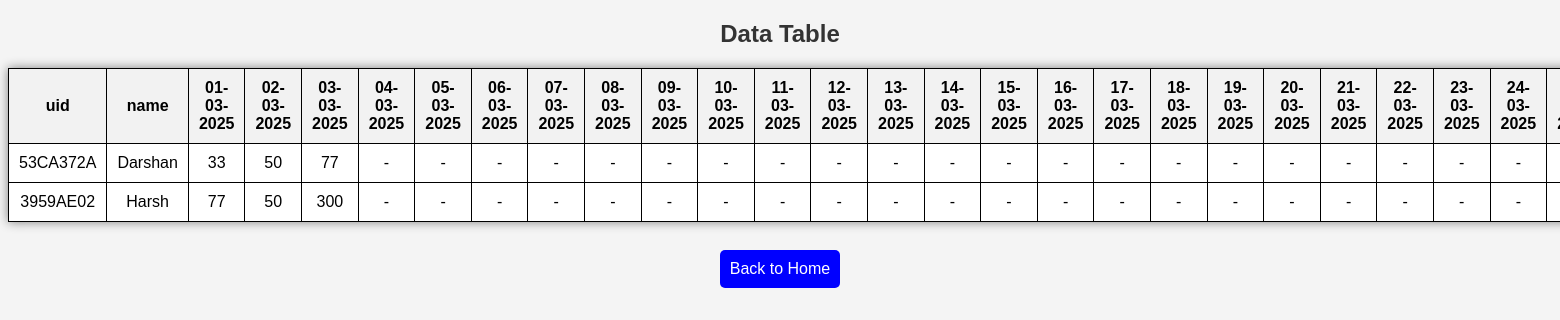
The app's page /table (signed in) with its own data.
### tables this page shows
CREATE TABLE "data" (
	"uid"	TEXT,
	"name"	TEXT NOT NULL,
	"01-03-2025"	INTEGER,
	"02-03-2025"	INTEGER,
	"03-03-2025"	INTEGER,
	"04-03-2025"	INTEGER,
	"05-03-2025"	INTEGER,
	"06-03-2025"	INTEGER,
	"07-03-2025"	INTEGER,
	"08-03-2025"	INTEGER,
	"09-03-2025"	INTEGER,
	"10-03-2025"	INTEGER,
	"11-03-2025"	INTEGER,
	"12-03-2025"	INTEGER,
	"13-03-2025"	INTEGER,
	"14-03-2025"	INTEGER,
	"15-03-2025"	INTEGER,
	"16-03-2025"	INTEGER,
	"17-03-2025"	INTEGER,
	"18-03-2025"	INTEGER,
	"19-03-2025"	INTEGER,
	"20-03-2025"	INTEGER,
	"21-03-2025"	INTEGER,
	"22-03-2025"	INTEGER,
	"23-03-2025"	INTEGER,
	"24-03-2025"	INTEGER,
	"25-03-2025"	INTEGER,
	"26-03-2025"	INTEGER,
	"27-03-2025"	INTEGER,
	"28-03-2025"	INTEGER,
	"29-03-2025"	INTEGER,
	"30-03-2025"	INTEGER,
	"31-03-2025"	INTEGER,
	PRIMARY KEY("uid")
);

### app.py (the view)
@app.route("/table")
def show_table():
    if "user" not in session:
        return redirect(url_for("login"))
    conn = connect_db()
    conn.row_factory = sqlite3.Row
    cursor = conn.cursor()
    cursor.execute("SELECT * FROM data")
    rows = cursor.fetchall()
    conn.close()
    return render_template("table.html", rows=rows)

### app.py (called while the page is built)
def connect_db():
    return sqlite3.connect("database.db")

### templates/table.html (shortened to what this page needs)
<!DOCTYPE html>
<html lang="en">
<head>
    <link rel="stylesheet" href="{{ url_for('static', filename='style.css') }}">
</head>
<body>
    <h2>Data Table</h2>
    {% if rows %}
    <table>
        <tr>
            {% for column in rows[0].keys() %}
                <th>{{ column }}</th>
            {% endfor %}
        </tr>
        {% for row in rows %}
        <tr>
            {% for column in row.keys() %}
                <td>{{ row[column] if row[column] is not none else '-' }}</td>
            {% endfor %}
        </tr>
        {% endfor %}
    </table>
    {% else %}
        <p>No data available.</p>
    {% endif %}
    <br>
    <a href="{{ url_for('home') }}">Back to Home</a>
</body>
</html>

### static/style.css (style rules this page uses)
body { font-family: Arial, sans-serif; text-align: center; background-color: #f4f4f4; }
h2 { color: #333; }
table { width: 80%; margin: auto; background: white; border-collapse: collapse; box-shadow: 0px 0px 10px gray; }
table th, table td { padding: 10px; border: 1px solid black; }
a { display: inline-block; padding: 10px; text-decoration: none; background: blue; color: white; margin: 10px; border-radius: 5px; }

### templates/table.html (style rules this page uses)
table { width: 100%; border-collapse: collapse; }
th, td { border: 1px solid black; padding: 8px; text-align: center; }
th { background-color: #f2f2f2; }

### records on screen
data: uid "53CA372A" "Darshan" "33" "50" "77" "-" "-" "-" "-" "-" "-" "-" "-" "-" "-" "-" "-" "-" "-" "-" "-" "-" "-" "-" "-" "-"
data: uid "3959AE02" "Harsh" "77" "50" "300" "-" "-" "-" "-" "-" "-" "-" "-" "-" "-" "-" "-" "-" "-" "-" "-" "-" "-" "-" "-" "-"

### other values on screen
{{ column }} "uid" "name" "01-03-2025" "02-03-2025" "03-03-2025" "04-03-2025" "05-03-2025" "06-03-2025" "07-03-2025" "08-03-2025" "09-03-2025" "10-03-2025" "11-03-2025" "12-03-2025" "13-03-2025" "14-03-2025" "15-03-2025" "16-03-2025" "17-03-2025" "18-03-2025" "19-03-2025" "20-03-2025" "21-03-2025" "22-03-2025" "23-03-2025" "24-03-2025"
